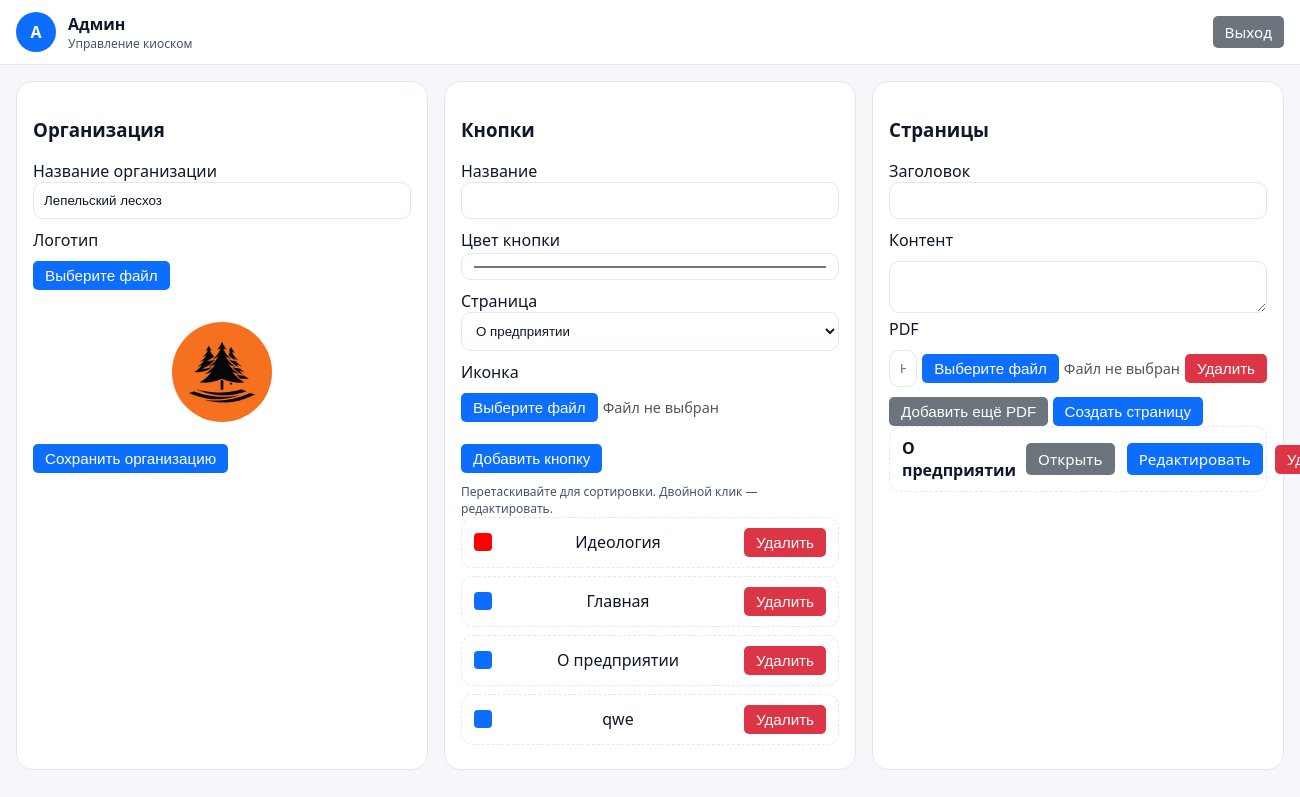
The page /admin (signed in) on the database its author committed.
### tables this page shows
CREATE TABLE organization(
            id INTEGER PRIMARY KEY,
            name TEXT,
            logo_path TEXT
        );

CREATE TABLE buttons(
        id INTEGER PRIMARY KEY AUTOINCREMENT,
        title TEXT NOT NULL,
        color TEXT,
        icon_path TEXT,
        page_id INTEGER,
        position INTEGER DEFAULT 0,
        FOREIGN KEY(page_id) REFERENCES pages(id)
    );

CREATE TABLE pages(
        id INTEGER PRIMARY KEY AUTOINCREMENT,
        title TEXT NOT NULL,
        content TEXT,
        image_path TEXT,
        pdf_path TEXT
    );

### app.py (the view)
@app.route("/admin")
def admin():
    redir = require_auth()
    if redir:
        return redir
    conn = db()
    pages = conn.execute("SELECT * FROM pages ORDER BY id DESC").fetchall()
    buttons = conn.execute("SELECT * FROM buttons ORDER BY position ASC").fetchall()
    org_row = conn.execute("SELECT * FROM organization WHERE id=1").fetchone()
    conn.close()
    organization = dict(org_row) if org_row else None
    return render_template(
        "admin_dashboard.html",
        pages=pages,
        buttons=buttons,
        organization=organization
    )

### app.py (called while the page is built)
def db():
    conn = sqlite3.connect(DB_PATH)
    conn.row_factory = sqlite3.Row
    return conn

@app.context_processor
def inject_theme():
    return {"current_theme": "light"}

def require_auth():
    if not session.get("auth"):
        return redirect(url_for("login"))
    return None

### templates/admin_dashboard.html (shortened to what this page needs)
{% extends 'base.html' %}
{% block body %}
<header class="topbar">
  <div class="brand">
    <div class="logo-circle">A</div>
    <div class="org">
      <div class="org-title">Админ</div>
      <div class="org-sub">Управление киоском</div>
    </div>
  </div>
  <a class="btn btn-secondary" href="{{ url_for('logout') }}">Выход</a>
</header>
<main class="admin-main grid-2">
<section class="card">
  <h3>Организация</h3>
  <form id="orgForm" class="form" action="{{ url_for('admin_organization_update') }}" method="post" enctype="multipart/form-data">
    <label>Название организации
  <input type="text" name="org_name" value="{{ organization.name if organization else '' }}" required>
</label>
<label>Логотип</label>
<div class="custom-file">
  <button type="button" class="btn btn-primary" onclick="document.getElementById('orgLogoFile').click();">Выберите файл</button>
</div>
<br>
<img id="orgLogoPreview" src="{% if organization and organization.logo_path %}{{ url_for('uploads', filename=organization.logo_path) }}{% endif %}" alt="Превью логотипа" style="width:100px; height:100px; object-fit:cover; border-radius:50%; margin-top:10px;">
    <br>
    <button class="btn btn-success" type="submit">Сохранить организацию</button>
  </form>
</section>
  <section class="card">
    <h3>Кнопки</h3>
    <form id="buttonForm" class="form" action="{{ url_for('admin_button_create') }}" method="post" enctype="multipart/form-data">
      <label>Название<input name="title" required></label>
      <label>Цвет кнопки<input name="color" type="color" value="#0d6efd"></label>
      <label>Страница
        <select name="page_id" required>
          {% for p in pages %}
          <option value="{{ p['id'] }}">{{ p['title'] }}</option>
          {% endfor %}
        </select>
      </label>
      <label>Иконка</label>
      <div class="custom-file">
        <button type="button" class="btn btn-primary" onclick="document.getElementById('iconFile').click();">Выберите файл</button>
        <span class="file-name" id="iconFileName">Файл не выбран</span>
      </div>
      <br>
      <button class="btn btn-primary" type="submit">Добавить кнопку</button>
    </form>
    <div class="reorder-help">Перетаскивайте для сортировки. Двойной клик — редактировать.</div>
    <ul id="buttonsList" class="list">
      {% for b in buttons %}
      <li class="list-item" draggable="true" data-id="{{ b['id'] }}" data-title="{{ b['title'] }}" data-color="{{ b['color'] or '#0d6efd' }}" data-page-id="{{ b['page_id'] }}">
        <span class="badge" style="background: {{ b['color'] or '#0d6efd' }}"></span>
        <span class="item-title">{{ b['title'] }}</span>
        <div class="right">
          <form class="inline" action="{{ url_for('admin_button_delete', bid=b['id']) }}" method="post" onsubmit="return confirm('Удалить кнопку?')">
            <button class="btn btn-danger" type="submit">Удалить</button>
          </form>
        </div>
      </li>
      {% endfor %}
    </ul>
  </section>
  <section class="card">
    <h3>Страницы</h3>
    <form class="form" action="{{ url_for('admin_page_create') }}" method="post" enctype="multipart/form-data">
      <label>Заголовок<input name="title" required></label>
      <label>Контент</label>
      <textarea id="content" name="content">{{ page['content'] if page else '' }}</textarea>
      <label>PDF</label>
      <div id="pdfContainer">
        {% if pdfs %}
          {% for pdf in pdfs %}
          <div class="pdfItem">
            <input type="text" name="pdf_titles[]" value="{{ pdf['title'] }}" placeholder="Название PDF" required>
            <div class="custom-file">
              <input type="file" name="pdfs[]" class="file-input" accept=".pdf">
              <button type="button" class="btn btn-primary" onclick="this.previousElementSibling.click();">Выберите файл</button>
              <span class="file-name">Файл не выбран</span>
            </div>
            <button type="button" class="btn btn-danger removePdfBtn">Удалить</button>
          </div>
          {% endfor %}
        {% else %}
          <div class="pdfItem">
            <input type="text" name="pdf_titles[]" placeholder="Название PDF" required>
            <div class="custom-file">
              <button type="button" class="btn btn-primary" onclick="this.previousElementSibling.click();">Выберите файл</button>
              <span class="file-name">Файл не выбран</span>
            </div>
            <button type="button" class="btn btn-danger removePdfBtn">Удалить</button>
          </div>
        {% endif %}
      </div>
      <button type="button" id="addPdfBtn" class="btn btn-secondary">Добавить ещё PDF</button>
      <button class="btn btn-primary" type="submit">Создать страницу</button>
    </form>
    <ul class="list">
  {% for p in pages %}
  <li class="list-item">
    <strong>{{ p['title'] }}</strong>
    <div class="right">
      <a class="btn btn-secondary" href="{{ url_for('page', pid=p['id']) }}" target="_blank">Открыть</a>
      <a class="btn btn-primary" href="{{ url_for('admin_page_edit', pid=p['id']) }}">Редактировать</a>
      <form class="inline" action="{{ url_for('admin_page_delete', pid=p['id']) }}" method="post" onsubmit="return confirm('Удалить страницу?')">
        <button class="btn btn-danger" type="submit">Удалить</button>
      </form>
    </div>
  </li>
  {% endfor %}
</ul>
  </section>
</main>
{% endblock %}

### templates/base.html (shortened to what this page needs)
<!DOCTYPE html>
<html lang="ru" data-theme="{{ current_theme }}">
<head>
  <link rel="stylesheet" href="{{ url_for('static', filename='css/theme.css') }}">
</head>
<body class="theme-{{ current_theme }}">
  {% block body %}{% endblock %}
</body>
</html>

### static/css/theme.css (style rules this page uses)
:root { --bg: #f5f7fb; --fg: #0f172a; --muted: #475569; --card: #ffffff; --primary: #0d6efd; --border: #e2e8f0; }
* { box-sizing: border-box; }
html, body { height: 100%; }
body { margin: 0; background: var(--bg); color: var(--fg); font-family: system-ui, -apple-system, Segoe UI, Roboto, Arial, sans-serif; }
.topbar, .bottombar { display: flex; align-items: center; gap: 12px; padding: 12px 16px; border-bottom: 1px solid var(--border); background: var(--card); }
.brand { display: flex; align-items: center; gap: 12px; }
.logo-circle { width: 40px; height: 40px; border-radius: 50%; background: var(--primary); color: #fff; display:flex; align-items:center; justify-content:center; font-weight: 700; }
.org-title { font-weight: 700; }
.org-sub { color: var(--muted); font-size: 12px; }
.btn, .btn-outline { padding: 8px 14px; border-radius: 10px; text-decoration: none; display: inline-flex; align-items: center; gap: 8px; }
.btn { background: var(--primary); color: white; border: none; }
.admin-main { padding: 16px; display: grid; gap: 16px; }
.grid-2 { grid-template-columns: repeat(auto-fit, minmax(360px, 1fr)); }
.card { background: var(--card); border: 1px solid var(--border); border-radius: 16px; padding: 16px; }
.form label { display:block; margin-bottom: 10px; }
.form input, .form textarea, .form select { width: 100%; padding: 10px; border: 1px solid var(--border); border-radius: 10px; background: transparent; color: var(--fg); }
.list { list-style: none; padding: 0; margin: 0; }
.list-item { padding: 10px 12px; border: 1px dashed var(--border); border-radius: 12px; margin-bottom: 8px; display:flex; align-items:center; gap: 10px; justify-content: space-between; }
.list-item .badge { width: 18px; height: 18px; border-radius: 4px; display:inline-block; }
.list-item .right { display:flex; gap: 12px; align-items:center; }
.list-item .inline { display:inline; }
.reorder-help { color: var(--muted); font-size: 12px; margin-top: 10px; }
img { display: block; margin: 0 auto; max-width: 100%; height: auto; }

### templates/admin_dashboard.html (style rules this page uses)
.pdfItem { margin-bottom: 10px; display:flex; gap:5px; align-items:center; }
.pdfItem input[type="text"] { flex:2; }
.pdfItem .removePdfBtn { flex:1; }
.custom-file { display: flex; align-items: center; gap: 5px; }
.file-name { font-size: 0.9em; color: #555; }
.btn, .btn-primary, .btn-secondary, .btn-danger { color: #fff; border: none; padding: 6px 12px; border-radius: 5px; cursor: pointer; font-size: 0.95em; transition: all 0.2s; }
.btn-primary { background-color: #0d6efd; }
.btn-secondary { background-color: #6c757d; }
.btn-danger { background-color: #dc3545; }

### rows shown on the page
organization: org_name "Лепельский лесхоз", logo_path (picture)
buttons: title "Идеология"
buttons: title "Главная"
buttons: title "О предприятии"
buttons: title "qwe"
pages: title "О предприятии"

### other values the page prints
form field page_id "О предприятии"
